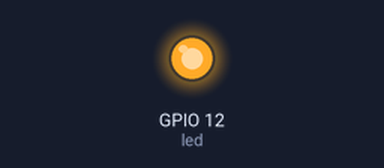
This program was run on a simulated Raspberry Pi (BCM pin numbers). Shown: output pins drawn as LEDs (lit = HIGH). Random numbers come from a fixed seed.

Above: at 0.1 s.
At 37.1 s:
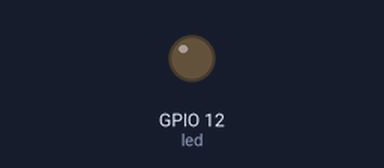
Timing chart, 0 to 38.7 s (numbered marks = the images above):
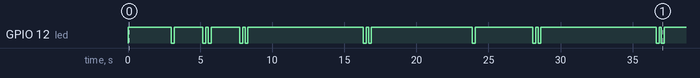

The program:

blink.py
```python
import random
import time
from gpiozero import LED

led = LED(12)
led.on()

while True:
	randw = random.randint(1,8)
	time.sleep(randw)
	randb = random.randint(1,15)
	if randb > 8:
		led.off()
		time.sleep(0.2)
		led.on()
	else:
		led.off()
		time.sleep(0.2)
		led.on()
		time.sleep(0.16)
		led.off()
		time.sleep(0.2)
		led.on()
```

Measured:
- by itself, GPIO 12 (led): HIGH → LOW at 3.0 s, → HIGH 0.20 s later, → LOW 2.0 s later, → HIGH 0.20 s later, … (24 changes in this stretch)
